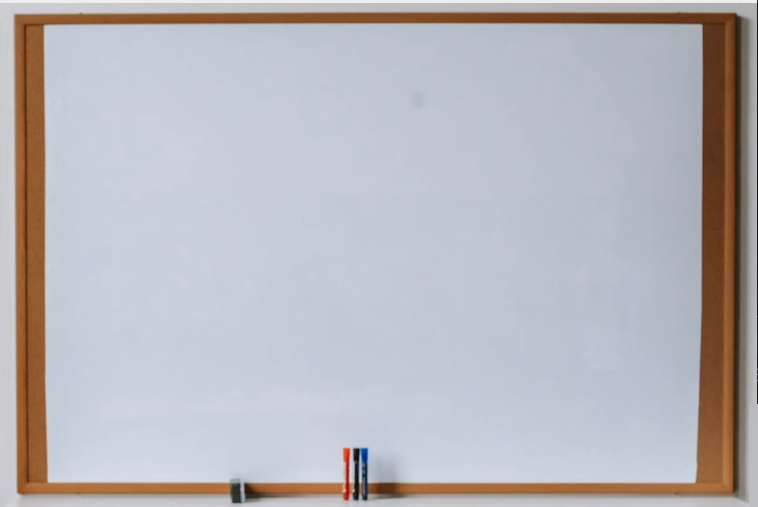
#> input picture Images/white_board.png, 758 x 507 px
$ python drawing.py
#> lines starting #> are read from the running program, lines starting #| are printed output that depends on the picture
import cv2
import os


image =cv2.imread(os.path.join("..","Images","white_board.png"))
#> image is the input picture: shape (507, 758, 3); mean B, G, R 188.1, 183, 183.5
print(image.shape)
#| (507, 758, 3)
# Line
# cv2.line(image,(x,y),(x,y),(color),thickness)
cv2.line(image,(50,50),(688,477),(0,0,255),2)
# Rectangle
# cv2.rectangle(image,(120,250),(300,400),(255,0,0),2)
cv2.rectangle(image,(120,250),(300,400),(255,0,0),-1)

# circle
cv2.circle(image,(450,150),80,(0,255,0),30)


#text
cv2.putText(image,"Hello",((image.shape[1]//2)-30,20),cv2.FONT_HERSHEY_COMPLEX_SMALL,1,(255,0,255),2)
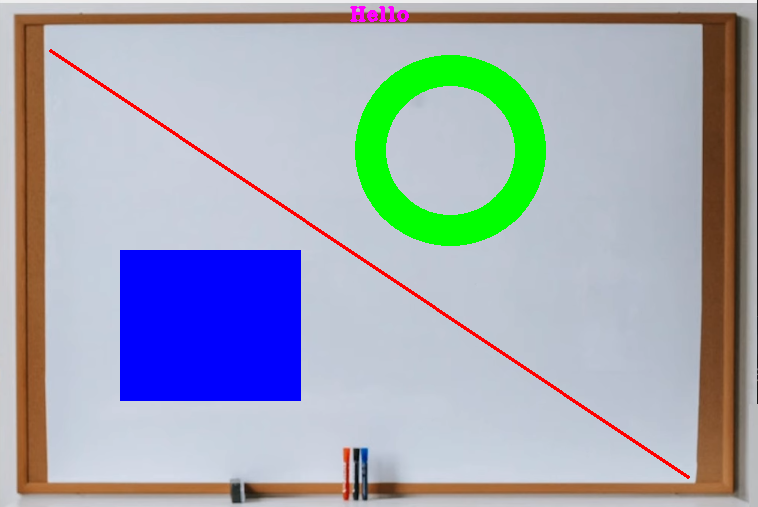
#> image: shape (507, 758, 3); mean B, G, R 181, 169.2, 162.2

cv2.imshow("Frame",image)
cv2.waitKey(0)


# Corner	Formula
# Top-Left	(min(x1,x2), min(y1,y2))
# Top-Right	(max(x1,x2), min(y1,y2))
# Bottom-Left	(min(x1,x2), max(y1,y2))
# Bottom-Right	(max(x1,x2), max(y1,y2))


# Parameter	Meaning
# image	Image where circle will be drawn
# center	Center point of the circle (x, y)
# radius	Radius of the circle
# color	Color in BGR
# thickness	Border thickness
